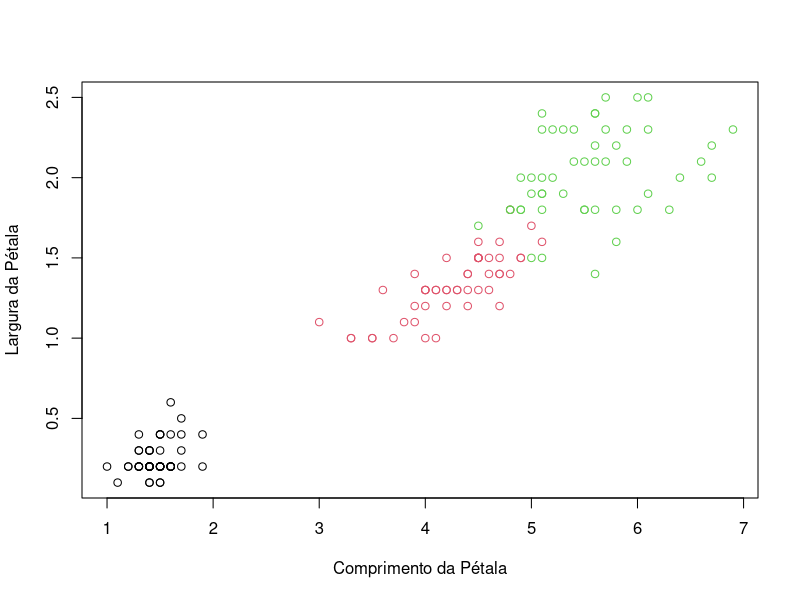
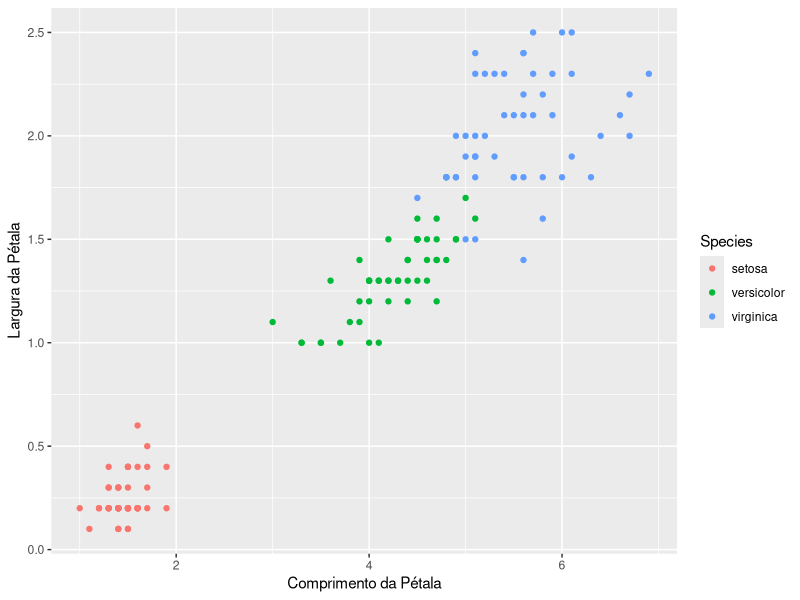
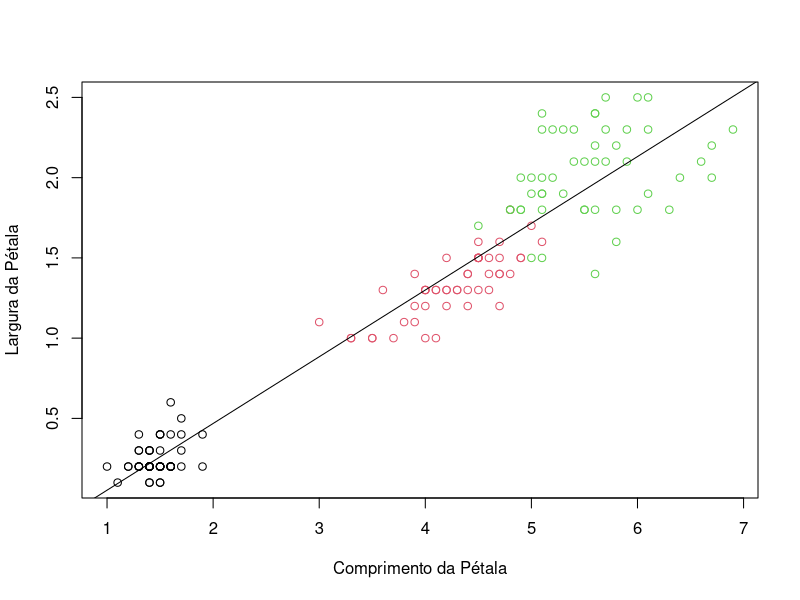
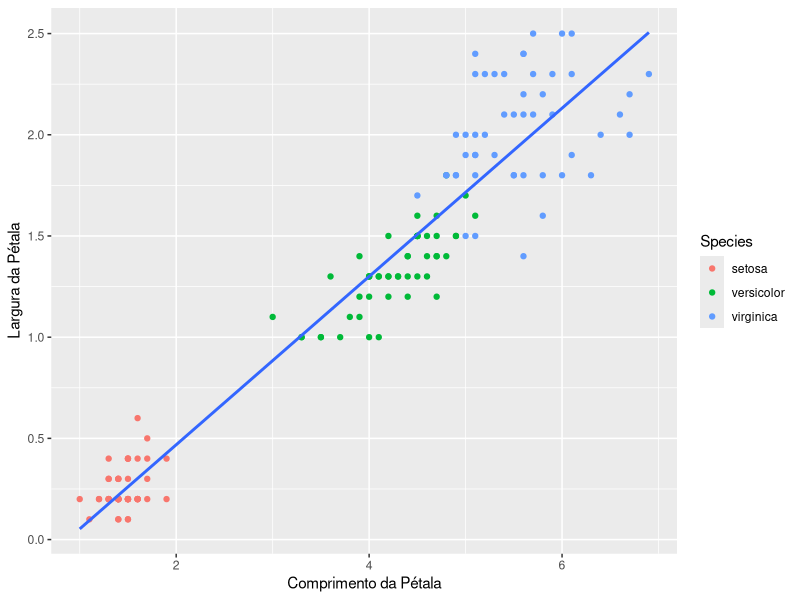
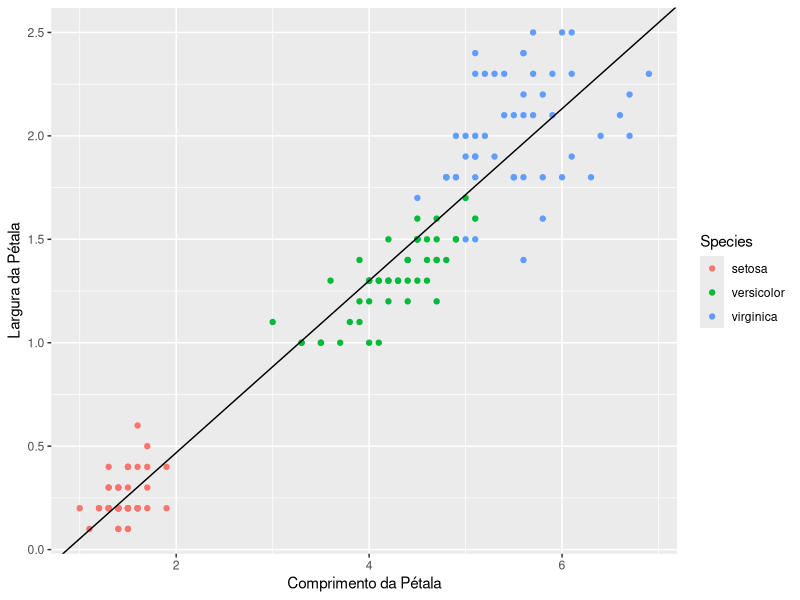
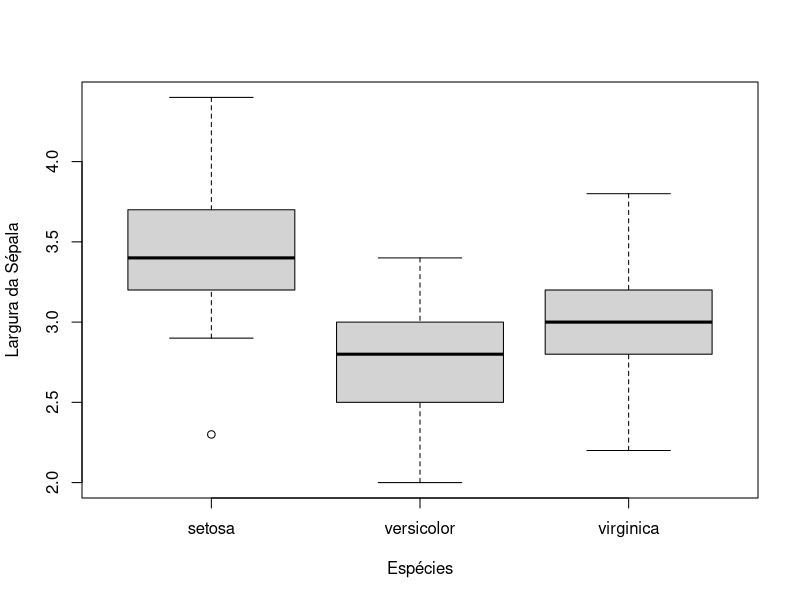
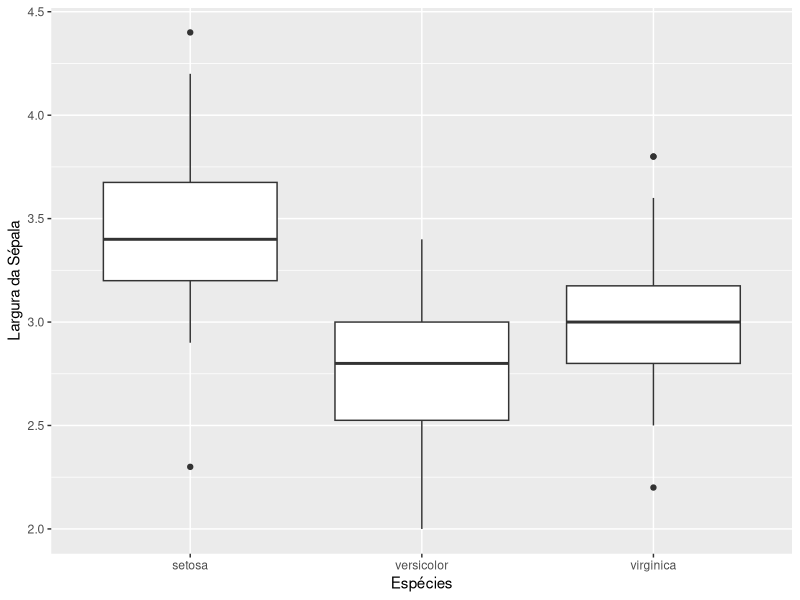
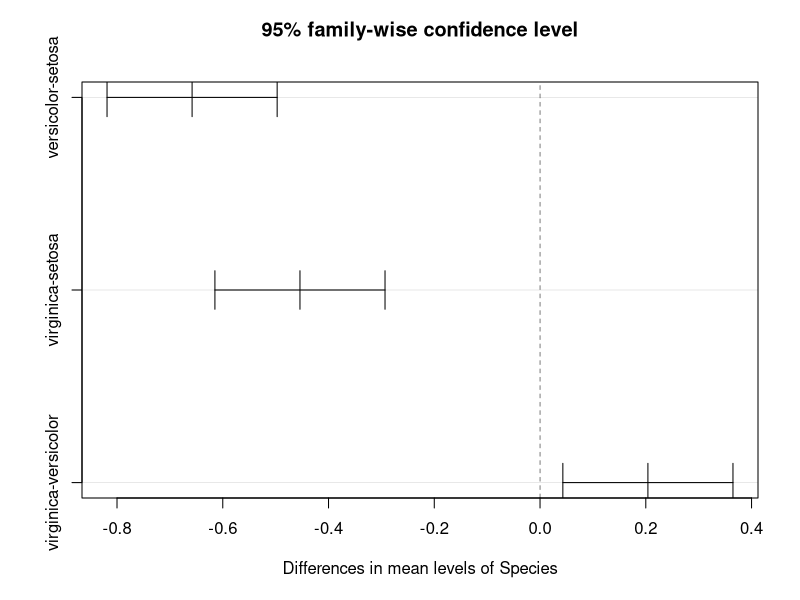

Write the R code that produced these figures, in order.
## ---- chunk 1
tidy.opts=list(blank=FALSE, width.cutoff=60)
## ---- chunk 2
summary(iris[, 1:4])
## ---- chunk 3
ajuste <- lm(Petal.Width ~ Petal.Length, data=iris)
## ---- chunk 4
summary(ajuste)

lm_traducao <- function(ajuste){
  traducao <- summary(ajuste)$coefficients
  colnames(traducao) <- c("Estimativa", "Erro Padrão", "t", "p-valor")
  rownames(traducao) <- c("Intercepto", "Comprimento da Pétala")
  return(traducao)
}

library(knitr)
library(kableExtra)
kable(lm_traducao(ajuste), format="latex", booktabs=TRUE,
      caption="\\label{CarsLM_4} Resultado do ajuste de um modelo linear 
      aos dados \\texttt{iris}.", digits=4) %>%
  kable_styling(latex_options="hold_position")
## ---- chunk 5
plot(Petal.Width ~ Petal.Length, data=iris, col=as.numeric(Species),
     xlab="Comprimento da Pétala", ylab="Largura da Pétala")

library(ggplot2)
ggplot(iris, aes(x=Petal.Length, y=Petal.Width)) +
  geom_point(aes(colour=Species)) +
  labs(x="Comprimento da Pétala", y="Largura da Pétala")
## ---- chunk 6
plot(Petal.Width ~ Petal.Length, data=iris, col=as.numeric(Species),
     xlab="Comprimento da Pétala", ylab="Largura da Pétala")
abline(ajuste)

ggplot(iris, aes(x=Petal.Length, y=Petal.Width)) +
  geom_point(aes(colour=Species)) +
  labs(x="Comprimento da Pétala", y="Largura da Pétala") +
  stat_smooth(method="lm", se=FALSE)

ggplot(iris, aes(x=Petal.Length, y=Petal.Width)) +
  geom_point(aes(colour=Species)) +
  labs(x="Comprimento da Pétala", y="Largura da Pétala") +
  geom_abline(slope=coef(ajuste)[2], intercept=coef(ajuste)[1])
## ---- chunk 7
boxplot(Sepal.Width ~ Species, data=iris, xlab="Espécies", 
        ylab="Largura da Sépala")

ggplot(iris, aes(x=Species, y=Sepal.Width)) +
  geom_boxplot() +
  labs(x="Espécies", y="Largura da Sépala")
## ---- chunk 8
ajuste <- aov(Sepal.Width ~ Species, data=iris)
summary(ajuste)
## ---- chunk 9
TukeyHSD(ajuste)

plot(TukeyHSD(ajuste))
